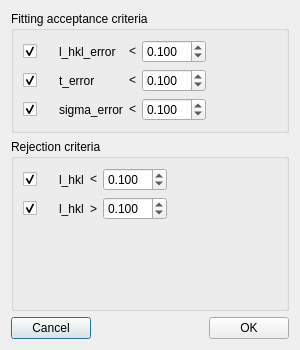
<?xml version="1.0" encoding="UTF-8"?>
<ui version="4.0">
 <class>Dialog</class>
 <widget class="QDialog" name="Dialog">
  <property name="windowModality">
   <enum>Qt::ApplicationModal</enum>
  </property>
  <property name="geometry">
   <rect>
    <x>0</x>
    <y>0</y>
    <width>300</width>
    <height>350</height>
   </rect>
  </property>
  <property name="minimumSize">
   <size>
    <width>300</width>
    <height>350</height>
   </size>
  </property>
  <property name="maximumSize">
   <size>
    <width>300</width>
    <height>350</height>
   </size>
  </property>
  <property name="windowTitle">
   <string>Dialog</string>
  </property>
  <layout class="QVBoxLayout" name="verticalLayout_3">
   <item>
    <widget class="QGroupBox" name="groupBox">
     <property name="title">
      <string>Fitting acceptance criteria</string>
     </property>
     <layout class="QVBoxLayout" name="verticalLayout">
      <item>
       <layout class="QGridLayout" name="gridLayout">
        <item row="0" column="1">
         <widget class="QLabel" name="l_hkl_error_label">
          <property name="text">
           <string>l_hkl_error</string>
          </property>
         </widget>
        </item>
        <item row="1" column="4">
         <spacer name="horizontalSpacer_3">
          <property name="orientation">
           <enum>Qt::Horizontal</enum>
          </property>
          <property name="sizeHint" stdset="0">
           <size>
            <width>40</width>
            <height>20</height>
           </size>
          </property>
         </spacer>
        </item>
        <item row="1" column="3">
         <widget class="QDoubleSpinBox" name="tau_doubleSpinBox">
          <property name="decimals">
           <number>3</number>
          </property>
          <property name="value">
           <double>0.100000000000000</double>
          </property>
         </widget>
        </item>
        <item row="2" column="0">
         <widget class="QCheckBox" name="sigma_checkBox">
          <property name="text">
           <string/>
          </property>
          <property name="checked">
           <bool>true</bool>
          </property>
         </widget>
        </item>
        <item row="2" column="2">
         <widget class="QLabel" name="sigma_label">
          <property name="text">
           <string>&lt;</string>
          </property>
          <property name="alignment">
           <set>Qt::AlignCenter</set>
          </property>
         </widget>
        </item>
        <item row="1" column="0">
         <widget class="QCheckBox" name="tau_checkBox">
          <property name="text">
           <string/>
          </property>
          <property name="checked">
           <bool>true</bool>
          </property>
         </widget>
        </item>
        <item row="2" column="3">
         <widget class="QDoubleSpinBox" name="sigma_doubleSpinBox">
          <property name="decimals">
           <number>3</number>
          </property>
          <property name="value">
           <double>0.100000000000000</double>
          </property>
         </widget>
        </item>
        <item row="0" column="0">
         <widget class="QCheckBox" name="lambda_hkl_checkBox">
          <property name="minimumSize">
           <size>
            <width>30</width>
            <height>0</height>
           </size>
          </property>
          <property name="maximumSize">
           <size>
            <width>30</width>
            <height>16777215</height>
           </size>
          </property>
          <property name="text">
           <string/>
          </property>
          <property name="checked">
           <bool>true</bool>
          </property>
         </widget>
        </item>
        <item row="0" column="2">
         <widget class="QLabel" name="l_hkl_label">
          <property name="text">
           <string>&lt;</string>
          </property>
          <property name="alignment">
           <set>Qt::AlignCenter</set>
          </property>
         </widget>
        </item>
        <item row="0" column="3">
         <widget class="QDoubleSpinBox" name="lambda_hkl_doubleSpinBox">
          <property name="decimals">
           <number>3</number>
          </property>
          <property name="value">
           <double>0.100000000000000</double>
          </property>
         </widget>
        </item>
        <item row="1" column="2">
         <widget class="QLabel" name="t_label">
          <property name="text">
           <string>&lt;</string>
          </property>
          <property name="alignment">
           <set>Qt::AlignCenter</set>
          </property>
         </widget>
        </item>
        <item row="1" column="1">
         <widget class="QLabel" name="t_error_label">
          <property name="text">
           <string>t_error</string>
          </property>
         </widget>
        </item>
        <item row="2" column="1">
         <widget class="QLabel" name="sigma_error_label">
          <property name="text">
           <string>sigma_error</string>
          </property>
         </widget>
        </item>
       </layout>
      </item>
     </layout>
    </widget>
   </item>
   <item>
    <widget class="QGroupBox" name="groupBox_2">
     <property name="title">
      <string>Rejection criteria</string>
     </property>
     <layout class="QVBoxLayout" name="verticalLayout_2">
      <item>
       <layout class="QGridLayout" name="gridLayout_2">
        <item row="1" column="3">
         <widget class="QDoubleSpinBox" name="l_hkl_more_than_doubleSpinBox">
          <property name="decimals">
           <number>3</number>
          </property>
          <property name="value">
           <double>0.100000000000000</double>
          </property>
         </widget>
        </item>
        <item row="1" column="0">
         <widget class="QCheckBox" name="l_hkl_more_than_checkBox">
          <property name="text">
           <string/>
          </property>
          <property name="checked">
           <bool>true</bool>
          </property>
         </widget>
        </item>
        <item row="1" column="2">
         <widget class="QLabel" name="l_hkl_label_3">
          <property name="text">
           <string>&gt;</string>
          </property>
          <property name="alignment">
           <set>Qt::AlignCenter</set>
          </property>
         </widget>
        </item>
        <item row="1" column="4">
         <spacer name="horizontalSpacer_4">
          <property name="orientation">
           <enum>Qt::Horizontal</enum>
          </property>
          <property name="sizeHint" stdset="0">
           <size>
            <width>40</width>
            <height>20</height>
           </size>
          </property>
         </spacer>
        </item>
        <item row="0" column="2">
         <widget class="QLabel" name="l_hkl_label_2">
          <property name="text">
           <string>&lt;</string>
          </property>
          <property name="alignment">
           <set>Qt::AlignCenter</set>
          </property>
         </widget>
        </item>
        <item row="1" column="1">
         <widget class="QLabel" name="l_hkl_more_than_label">
          <property name="text">
           <string>l_hkl</string>
          </property>
         </widget>
        </item>
        <item row="0" column="0">
         <widget class="QCheckBox" name="l_hkl_less_than_checkBox">
          <property name="minimumSize">
           <size>
            <width>30</width>
            <height>0</height>
           </size>
          </property>
          <property name="maximumSize">
           <size>
            <width>30</width>
            <height>16777215</height>
           </size>
          </property>
          <property name="text">
           <string/>
          </property>
          <property name="checked">
           <bool>true</bool>
          </property>
         </widget>
        </item>
        <item row="0" column="1">
         <widget class="QLabel" name="l_hkl_less_than_label">
          <property name="text">
           <string>l_hkl</string>
          </property>
         </widget>
        </item>
        <item row="0" column="3">
         <widget class="QDoubleSpinBox" name="l_hkl_less_than_doubleSpinBox">
          <property name="decimals">
           <number>3</number>
          </property>
          <property name="value">
           <double>0.100000000000000</double>
          </property>
         </widget>
        </item>
       </layout>
      </item>
      <item>
       <spacer name="verticalSpacer">
        <property name="orientation">
         <enum>Qt::Vertical</enum>
        </property>
        <property name="sizeHint" stdset="0">
         <size>
          <width>20</width>
          <height>40</height>
         </size>
        </property>
       </spacer>
      </item>
     </layout>
    </widget>
   </item>
   <item>
    <layout class="QHBoxLayout" name="horizontalLayout">
     <item>
      <widget class="QPushButton" name="cancel_pushButton">
       <property name="text">
        <string>Cancel</string>
       </property>
      </widget>
     </item>
     <item>
      <spacer name="horizontalSpacer">
       <property name="orientation">
        <enum>Qt::Horizontal</enum>
       </property>
       <property name="sizeHint" stdset="0">
        <size>
         <width>40</width>
         <height>20</height>
        </size>
       </property>
      </spacer>
     </item>
     <item>
      <widget class="QPushButton" name="ok_pushButton">
       <property name="text">
        <string>OK</string>
       </property>
      </widget>
     </item>
    </layout>
   </item>
  </layout>
 </widget>
 <resources/>
 <connections>
  <connection>
   <sender>cancel_pushButton</sender>
   <signal>clicked()</signal>
   <receiver>Dialog</receiver>
   <slot>reject()</slot>
   <hints>
    <hint type="sourcelabel">
     <x>60</x>
     <y>337</y>
    </hint>
    <hint type="destinationlabel">
     <x>139</x>
     <y>199</y>
    </hint>
   </hints>
  </connection>
  <connection>
   <sender>ok_pushButton</sender>
   <signal>clicked()</signal>
   <receiver>Dialog</receiver>
   <slot>ok_clicked()</slot>
   <hints>
    <hint type="sourcelabel">
     <x>287</x>
     <y>337</y>
    </hint>
    <hint type="destinationlabel">
     <x>290</x>
     <y>155</y>
    </hint>
   </hints>
  </connection>
  <connection>
   <sender>lambda_hkl_checkBox</sender>
   <signal>clicked()</signal>
   <receiver>Dialog</receiver>
   <slot>lambda_hkl_clicked()</slot>
   <hints>
    <hint type="sourcelabel">
     <x>38</x>
     <y>49</y>
    </hint>
    <hint type="destinationlabel">
     <x>41</x>
     <y>150</y>
    </hint>
   </hints>
  </connection>
  <connection>
   <sender>tau_checkBox</sender>
   <signal>clicked()</signal>
   <receiver>Dialog</receiver>
   <slot>tau_clicked()</slot>
   <hints>
    <hint type="sourcelabel">
     <x>56</x>
     <y>90</y>
    </hint>
    <hint type="destinationlabel">
     <x>108</x>
     <y>102</y>
    </hint>
   </hints>
  </connection>
  <connection>
   <sender>sigma_checkBox</sender>
   <signal>clicked()</signal>
   <receiver>Dialog</receiver>
   <slot>sigma_clicked()</slot>
   <hints>
    <hint type="sourcelabel">
     <x>46</x>
     <y>124</y>
    </hint>
    <hint type="destinationlabel">
     <x>13</x>
     <y>149</y>
    </hint>
   </hints>
  </connection>
  <connection>
   <sender>l_hkl_less_than_checkBox</sender>
   <signal>clicked()</signal>
   <receiver>Dialog</receiver>
   <slot>l_hkl_less_than_clicked()</slot>
   <hints>
    <hint type="sourcelabel">
     <x>37</x>
     <y>197</y>
    </hint>
    <hint type="destinationlabel">
     <x>6</x>
     <y>229</y>
    </hint>
   </hints>
  </connection>
  <connection>
   <sender>l_hkl_more_than_checkBox</sender>
   <signal>clicked()</signal>
   <receiver>Dialog</receiver>
   <slot>l_hkl_more_than_clicked()</slot>
   <hints>
    <hint type="sourcelabel">
     <x>37</x>
     <y>232</y>
    </hint>
    <hint type="destinationlabel">
     <x>7</x>
     <y>293</y>
    </hint>
   </hints>
  </connection>
 </connections>
 <slots>
  <slot>ok_clicked()</slot>
  <slot>lambda_hkl_clicked()</slot>
  <slot>tau_clicked()</slot>
  <slot>sigma_clicked()</slot>
  <slot>l_hkl_less_than_clicked()</slot>
  <slot>l_hkl_more_than_clicked()</slot>
 </slots>
</ui>
